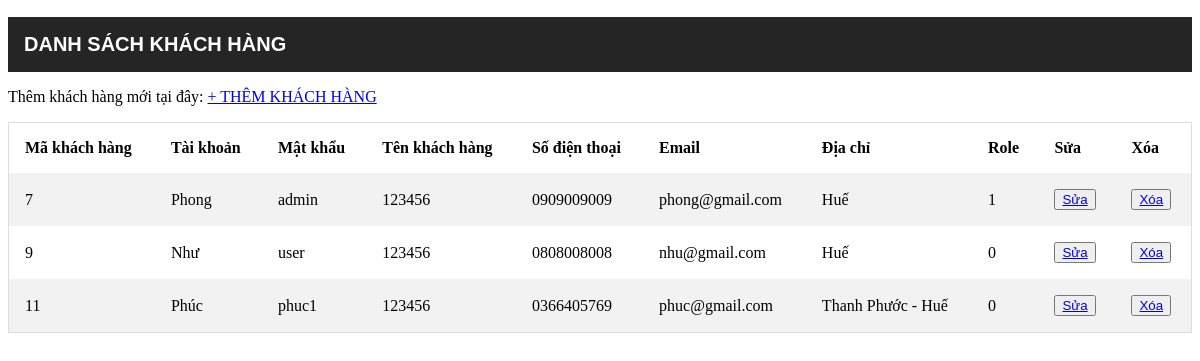
Screenshot of /view-kh.php with the database file from the repository.
### tables this page shows
CREATE TABLE `khachhang` (
  `maKH` int(11) NOT NULL,
  `tenKH` varchar(50) NOT NULL,
  `username` varchar(50) NOT NULL,
  `password` varchar(50) NOT NULL,
  `soDT` varchar(20) NOT NULL,
  `email` varchar(20) NOT NULL,
  `diaChi` varchar(50) NOT NULL,
  `role` int(11) NOT NULL DEFAULT 0
);

### view-kh.php (the view, shortened to what this page needs)
<!DOCTYPE html>
<html>
<head>
</head>
<body>
<?php
  require_once ('connect.php');
  $sql = "SELECT * FROM khachhang";
  $result = $db ->query($sql);
?>
<h2>DANH SÁCH KHÁCH HÀNG</h2>
<p>Thêm khách hàng mới tại đây: <a href="add-kh.php"> + THÊM KHÁCH HÀNG</a></p>
<table>
    <tr>
      <th>Mã khách hàng</th>
      <th>Tài khoản</th>
      <th>Mật khẩu</th>
      <th>Tên khách hàng</th>
      <th>Số điện thoại</th>
      <th>Email</th>
      <th>Địa chỉ</th>
      <th>Role</th>
      <th>Sửa</th>
      <th>Xóa</th>
    </tr>
    <?php
        while($rs = $result ->fetch()){
    ?>
    <tr>
          <td><?php echo $rs['maKH'] ?></td>
          <td><?php echo $rs['tenKH'] ?></td>
          <td><?php echo $rs['username'] ?></td>
          <td><?php echo $rs['password'] ?></td>
          <td><?php echo $rs['soDT'] ?></td>
          <td><?php echo $rs['email'] ?></td>
          <td><?php echo $rs['diaChi'] ?></td>
          <td><?php echo $rs['role'] ?></td>
          <td><button><a href="edit-kh.php?id=<?php echo $rs['maKH'] ?>">Sửa</a></button></td>
          <td><button><a onclick = "return confirm('Bạn có chắc chắn muốn xóa ?')" href="delete-kh.php?id=<?php echo $rs['maKH'] ?>">Xóa</a></button></td>
    </tr>
        <?php } ?>
</table>
</body>
</html>

### view-kh.php (style rules this page uses)
table { border-collapse: collapse; border-spacing: 0; width: 100%; border: 1px solid #ddd; }
th, td { text-align: left; padding: 16px; }
tr:nth-child(even) { background-color: #f2f2f2; }
h2 { padding: 15px; border: 1px solid #252525; background-color: #252525; color: #fff; font-family: Arial, Helvetica, sans-serif; font-size: 20px; }

### rows the page displays
khachhang: maKH "7", tenKH "Phong", username "admin", password "123456", soDT "0909009009", email "phong@gmail.com", diaChi "Huế", role "1"
khachhang: maKH "9", tenKH "Như", username "user", password "123456", soDT "0808008008", email "nhu@gmail.com", diaChi "Huế", role "0"
khachhang: maKH "11", tenKH "Phúc", username "phuc1", password "123456", soDT "0366405769", email "phuc@gmail.com", diaChi "Thanh Phước - Huế", role "0"
